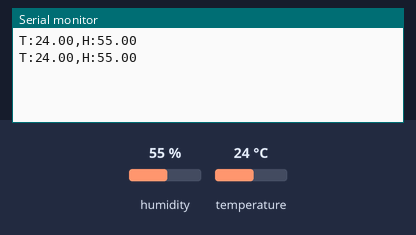
Recording of a sketch running on a simulated Arduino Uno, built with avr-gcc and run on an emulated ATmega328P. Parts: the last lines printed to the serial monitor. Inputs (shaded band) come from the test bench; at power-on: humidity 55 %, temperature 24 °C.

Above: at 3.8 s.
3.9 s: humidity set to 22 %
At 5.8 s:
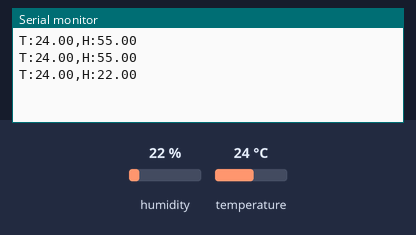
6.7 s: temperature set to 12 °C
At 8.2 s:
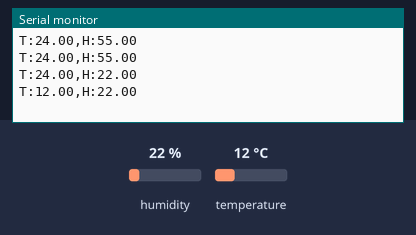
9.5 s: humidity set to 40 %
At 11.8 s:
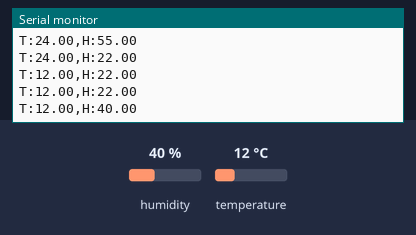
Timing chart, 0 to 13.3 s (numbered marks = the images above; inputs shaded):
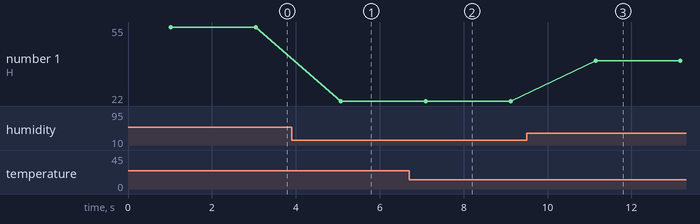

The sketch:

temp_hum.ino
```cpp
#include "DHT.h"

#define DHTPIN 2      // DHT11 sensor connected to digital pin 4
#define DHTTYPE DHT11 // DHT 11 type

DHT dht(DHTPIN, DHTTYPE);


void setup() {
  Serial.begin(9600);
  dht.begin();
}

void loop() {
  delay(1000);
  int chk = dht.read(DHTPIN);
  float temperature = dht.readTemperature();
   float humidity = dht.readHumidity();

   // Send data to Java server via serial
    Serial.print("T:");
    Serial.print(temperature);
    Serial.print(",H:");
    Serial.println(humidity);
  delay(1000);
}
```

Measured:
- after the input at 3.9 s, the serial monitor: prints a new line after 1.2 s (image 1)
- after the input at 6.7 s, the serial monitor: prints a new line after 0.40 s (image 2)
- after the input at 9.5 s, the serial monitor: prints a new line after 1.6 s (image 3)
- plotted number 1: 55 → 22 after the input at 3.9 s, 22 → 40 after the input at 9.5 s
